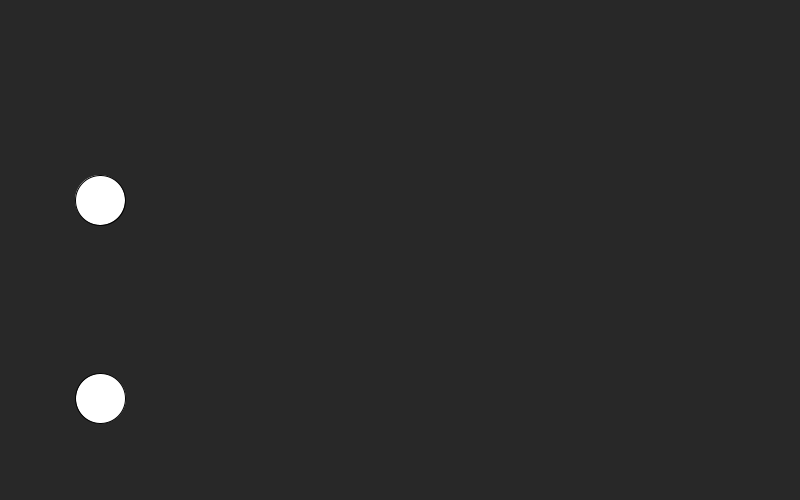
Frame 1 (no input)
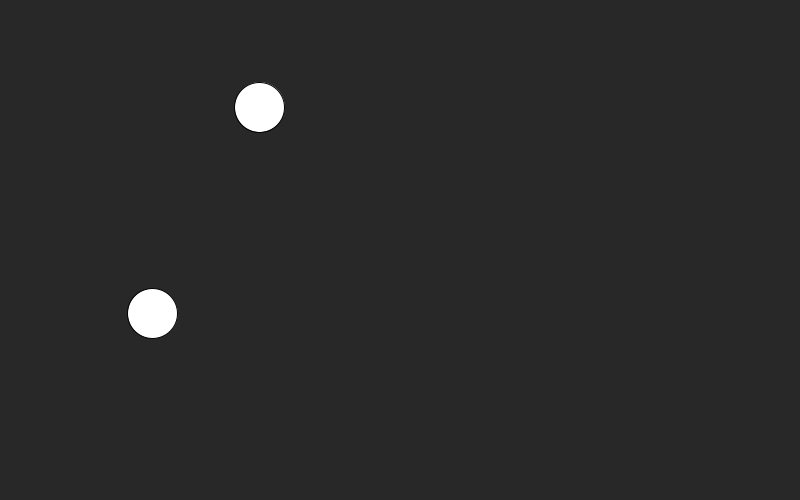
Frame 60 (the mouse pressed at the canvas centre just before this capture)
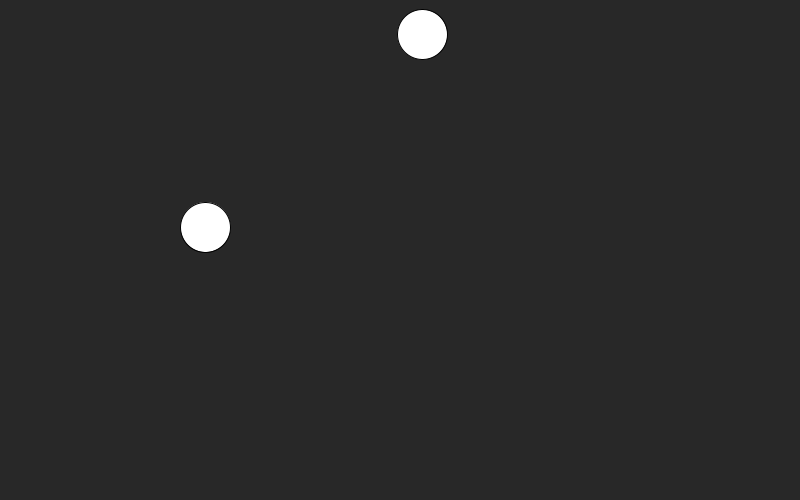
Frame 120 (the mouse held since frame 60 and released just before this capture)

The Processing sketch that drew these frames (run headless with seeded random() and noise(); from frame 60 on, the mouse is pressed at the canvas centre):

// Processing sketch: dudes_project
// ── dudes_project.pde
Dude dude1= new Dude(100, 400);
Dude dude2 = new Dude(100, 200);

void setup() {
  size(800, 500);
  background(40);
}
void draw() {
  background(40);
  dude1.update();
  dude1.show();
  dude2.show();
  dude2.update();
}

// ── dudes.pde
public class Dude {
  private float size = 50;
  private float x, y;
  private float speedX, speedY;

  //grabs x and y
  public Dude(float x, float y) {
    this.x = x;
    this.y = y;
    speedX = random(-3, 3);
    speedY = random(-3, 3);
  }

  //updates screen
  public void update() {

    x += speedX;
    y += speedY;
    //changes the X direction when hitting the border
    if ((x <= size/2 || x >= width - size/2)) {
      speedX *= -1;
    }
    //changes the Y direction when approaching the border
    if ( y <= size/2 || y >= height - size/2) {
      speedY *= -1;
    }
  }
  public void show() {
    circle(x, y, size);
  }
}
